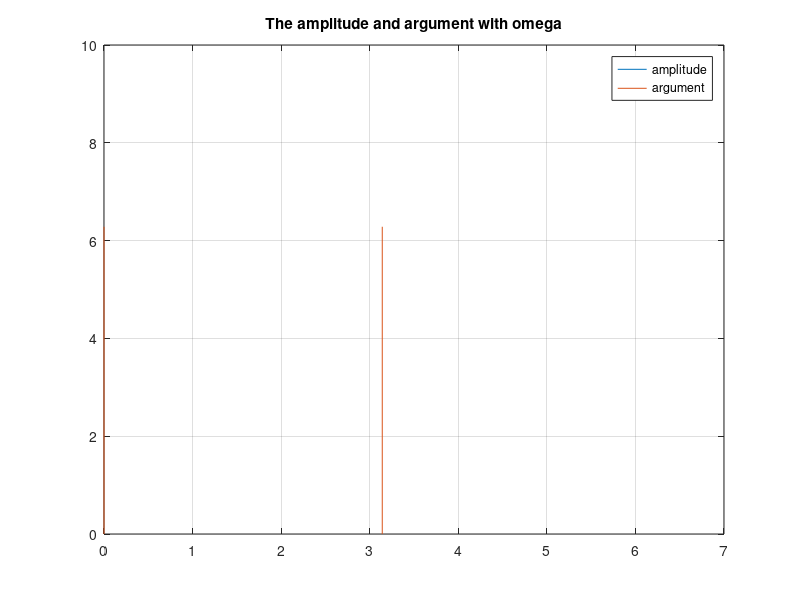

MATLAB code for this plot:
r = @(omega)(5-4.*cos(omega));
phi  = @(omega)(mod(2*(pi - atan(sin(omega) ./ (2-cos(omega))) - omega), 2*pi));

xx = 0:1e-6:2*pi;
ry = r(xx);
phiy = phi(xx);

plot(xx, ry);
hold on;
plot(xx, phiy);

legend('amplitude', 'argument', 'Location', 'Best');
title('The amplitude and argument with omega');
grid on;